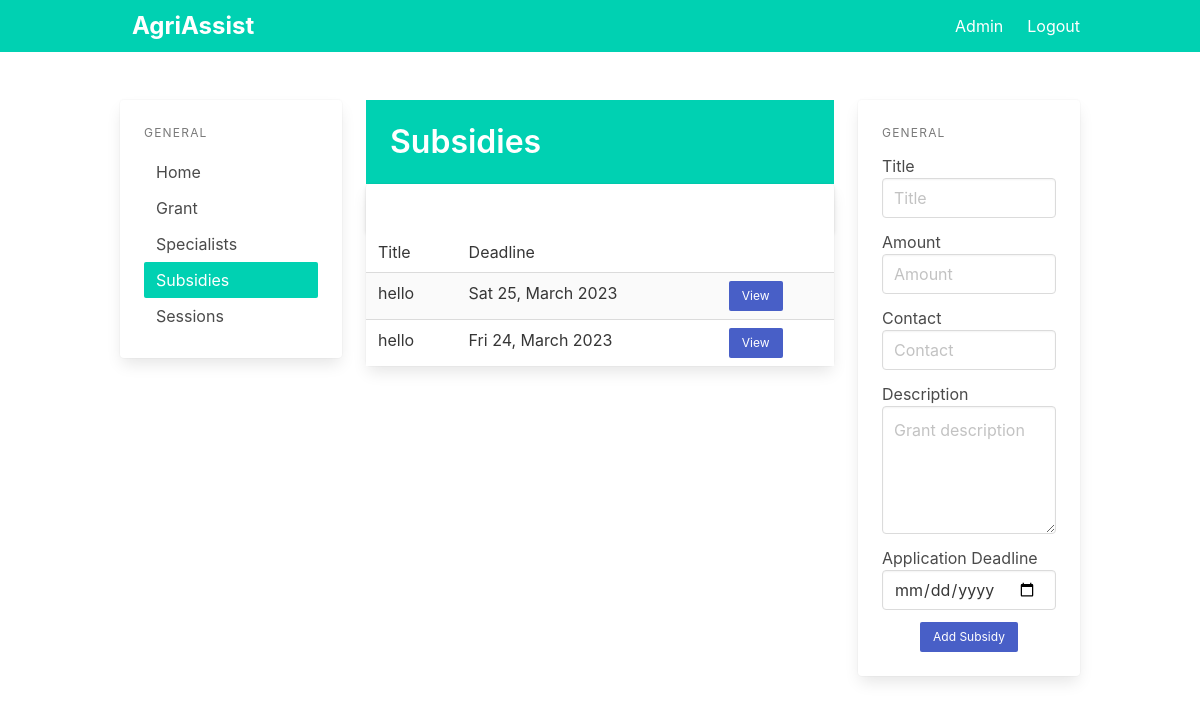
Before: /subsidies (signed in) with the older database file.
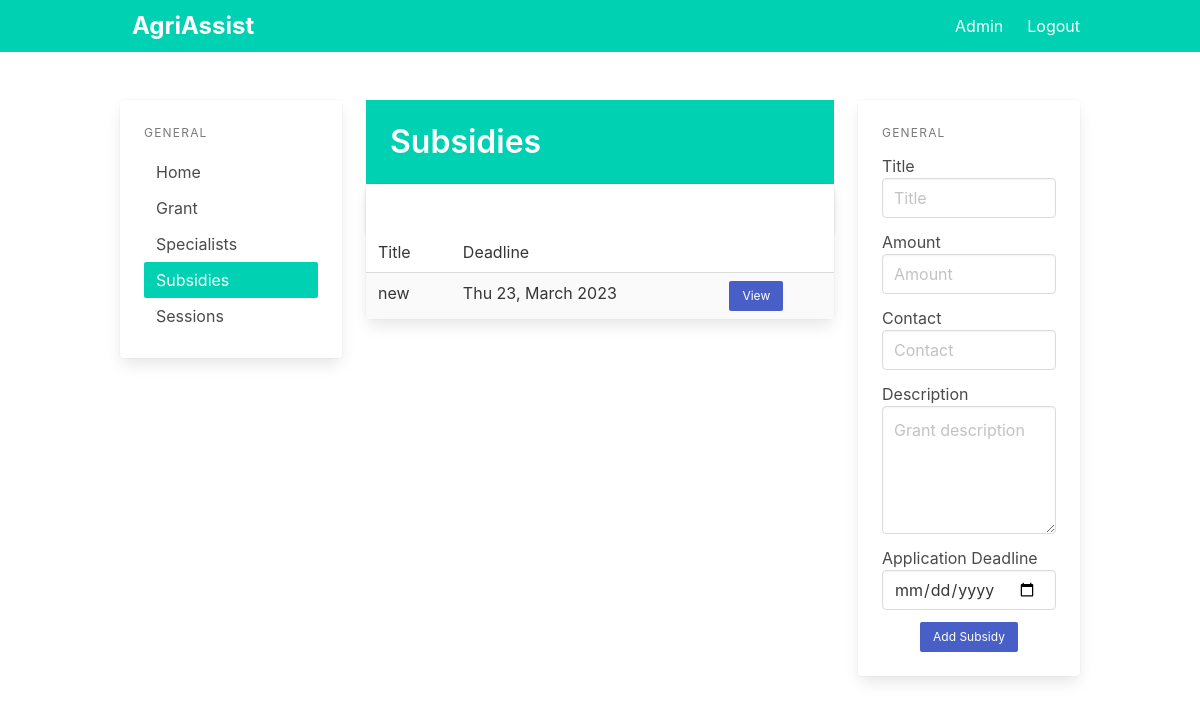
After: the same page with the newer database file.
### app/models.py (models this page shows)
class Subsidy(db.Model):
    id = db.Column(db.Integer, primary_key=True)
    title = db.Column(db.String(100))
    description = db.Column(db.String)
    amount = db.Column(db.String)
    application_deadline = db.Column(db.Date)
    contact = db.Column(db.String)

### app/pages.py (the view, shortened to what this page needs)
@page.route('/subsidies', methods=['POST', 'GET'])
@login_required
def subsidies():
    subsidies = Subsidy.query.all()
    return render_template('subsidies.html', subsidies=subsidies)

### app/__init__.py (called while the page is built)
def create_app():
    app = Flask(__name__)
    app.config.from_pyfile('settings.py')
    app.config["FLASK_DEBUG"] = True
    app.config['SECRET_KEY'] = 'secret-key-goes-here'
    app.config['SQLALCHEMY_DATABASE_URI'] = 'sqlite:///db.sqlite'
    db.init_app(app)
    login_manager = LoginManager()
    login_manager.login_view = 'auth.login'
    login_manager.init_app(app)
    from .models import Admin
    @login_manager.user_loader
    def load_user(user_id):
        return Admin.query.get(int(user_id))
    with app.app_context():
        db.create_all()
    from .auth import auth as auth_blueprint
    app.register_blueprint(auth_blueprint)
    from .pages import page as page_blueprint
    app.register_blueprint(page_blueprint)
    from .main import main as main_blueprint
    app.register_blueprint(main_blueprint)
    return app

### app/templates/subsidies.html (shortened to what the changed rows need)
{% extends "base.html" %}
{% block content %}
<div class="columns">
    <div class="column is-6">
        <section class="hero is-primary welcome is-small">
            <div class="hero-body">
                <div class="">
                    <h1 class="title">
                        Subsidies
                    </h1>
                </div>
            </div>
        </section>
        <div class="is-3">
            <div class="card events-card">
                <div class="card-table">
                    <div class="content">
                        <table class="table is-fullwidth is-striped">
                            <tbody>
                                {% for subsidy in subsidies %}
                                <tr>
                                    <td>{{subsidy.title}}</td>
                                    <td>{{subsidy.application_deadline.strftime('%a %d, %B %Y')}}</td>
                                    <td><a class="button is-link is-small"
                                            href="{{ url_for('page.view_subsidy', id=subsidy.id) }}">View</a></td>
                                </tr>
                                {% endfor %}
                            </tbody>
                        </table>
                    </div>
                </div>
            </div>
        </div>
        <br />
    </div>
</div>
{% endblock %}

Changed rows visible on the page:
removed Subsidy: title "hello", application_deadline "Fri 24, March 2023"
changed Subsidy: title "hello" → "new"; application_deadline "Sat 25, March 2023" → "Thu 23, March 2023"
